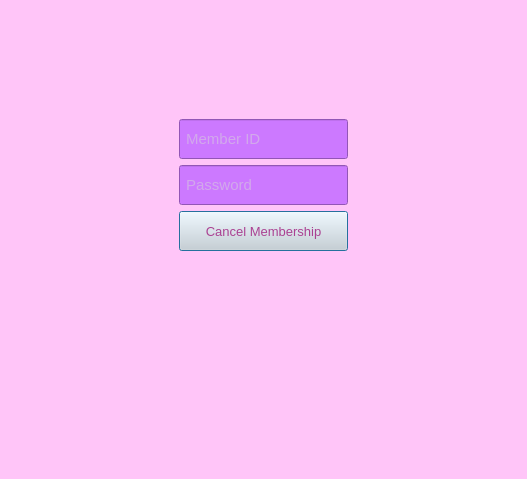
<?xml version="1.0" encoding="UTF-8"?>
<ui version="4.0">
 <class>Window_CancelMembership</class>
 <widget class="QDialog" name="Window_CancelMembership">
  <property name="geometry">
   <rect>
    <x>0</x>
    <y>0</y>
    <width>527</width>
    <height>479</height>
   </rect>
  </property>
  <property name="windowTitle">
   <string>Dialog</string>
  </property>
  <property name="styleSheet">
   <string notr="true">background-color: rgb(255, 197, 248);</string>
  </property>
  <layout class="QVBoxLayout" name="verticalLayout">
   <item>
    <layout class="QGridLayout" name="gridLayout">
     <item row="1" column="1">
      <widget class="QLabel" name="label_3">
       <property name="text">
        <string/>
       </property>
       <property name="pixmap">
        <pixmap resource="image.qrc">:/img/img/redel.png</pixmap>
       </property>
      </widget>
     </item>
     <item row="2" column="2">
      <spacer name="horizontalSpacer_2">
       <property name="orientation">
        <enum>Qt::Horizontal</enum>
       </property>
       <property name="sizeHint" stdset="0">
        <size>
         <width>40</width>
         <height>20</height>
        </size>
       </property>
      </spacer>
     </item>
     <item row="4" column="1">
      <widget class="QPushButton" name="pushButton_CacnelMembership">
       <property name="maximumSize">
        <size>
         <width>230</width>
         <height>40</height>
        </size>
       </property>
       <property name="font">
        <font>
         <family>Microsoft Sans Serif</family>
         <pointsize>10</pointsize>
        </font>
       </property>
       <property name="styleSheet">
        <string notr="true">background-color: rgba(216, 216, 216,0);
color: rgb(170, 65, 146);</string>
       </property>
       <property name="text">
        <string>Cancel Membership</string>
       </property>
       <property name="icon">
        <iconset resource="image.qrc">
         <normaloff>:/img/img/19187836491541068764-24.png</normaloff>:/img/img/19187836491541068764-24.png</iconset>
       </property>
       <property name="iconSize">
        <size>
         <width>24</width>
         <height>24</height>
        </size>
       </property>
      </widget>
     </item>
     <item row="2" column="1">
      <widget class="QLineEdit" name="lineEdit_MemberId">
       <property name="maximumSize">
        <size>
         <width>230</width>
         <height>40</height>
        </size>
       </property>
       <property name="font">
        <font>
         <family>Microsoft Sans Serif</family>
         <pointsize>11</pointsize>
        </font>
       </property>
       <property name="styleSheet">
        <string notr="true">background-color: rgb(204, 121, 255);
color: rgb(216, 216, 216);</string>
       </property>
       <property name="placeholderText">
        <string> Member ID</string>
       </property>
      </widget>
     </item>
     <item row="3" column="1">
      <widget class="QLineEdit" name="lineEdit_Password">
       <property name="maximumSize">
        <size>
         <width>230</width>
         <height>40</height>
        </size>
       </property>
       <property name="font">
        <font>
         <family>Microsoft Sans Serif</family>
         <pointsize>11</pointsize>
        </font>
       </property>
       <property name="styleSheet">
        <string notr="true">background-color: rgb(204, 121, 255);
color: rgb(216, 216, 216);
</string>
       </property>
       <property name="placeholderText">
        <string> Password  </string>
       </property>
      </widget>
     </item>
     <item row="2" column="0">
      <spacer name="horizontalSpacer">
       <property name="orientation">
        <enum>Qt::Horizontal</enum>
       </property>
       <property name="sizeHint" stdset="0">
        <size>
         <width>40</width>
         <height>20</height>
        </size>
       </property>
      </spacer>
     </item>
     <item row="6" column="1">
      <widget class="QLabel" name="label_2">
       <property name="text">
        <string/>
       </property>
      </widget>
     </item>
     <item row="5" column="1">
      <widget class="QLabel" name="label">
       <property name="text">
        <string/>
       </property>
      </widget>
     </item>
    </layout>
   </item>
  </layout>
 </widget>
 <resources>
  <include location="image.qrc"/>
 </resources>
 <connections/>
</ui>
